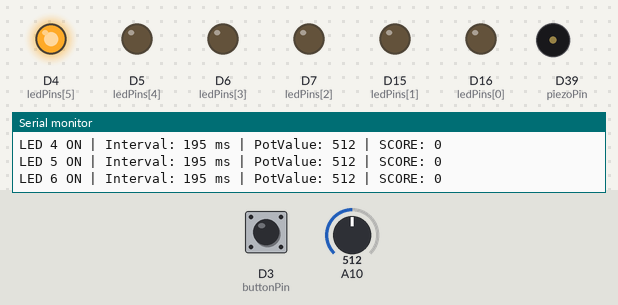
A sketch run on a simulated Arduino Due. On the bench: output pins drawn as LEDs (lit = HIGH), buzzer (waves = sounding), the last lines printed to the serial monitor. Dashed ring = blinking. The inputs (shaded band) are chosen by the test bench; at power-on: D3 (buttonPin) LOW, A10 = 512 (analog values on the 0–1023 scale).

Above: at 1.2 s.
1.3 s: D3 (buttonPin) pulled HIGH for 0.15 s
At 1.9 s:
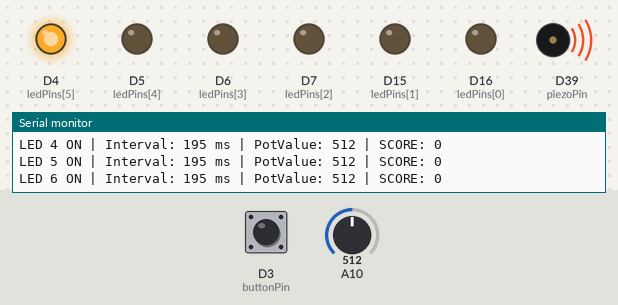
4.3 s: A10 set to 197
At 4.46 s:
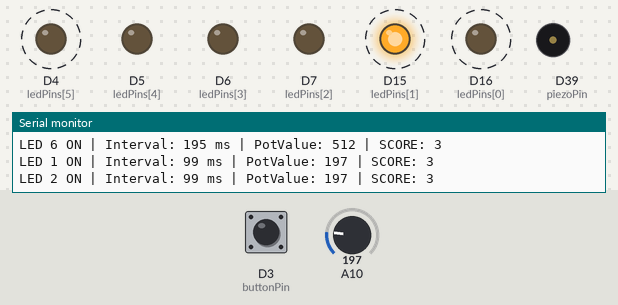
7.3 s: D3 (buttonPin) pulled HIGH for 1 s
10.3 s: A10 set to 511
At 10.57 s:
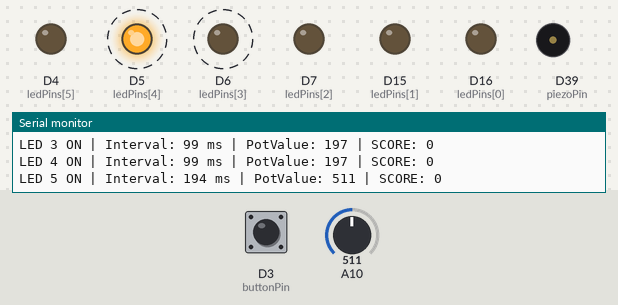
13.3 s: D3 (buttonPin) pulled HIGH for 3.2 s
Timing chart, 0 to 19.0 s (numbered marks = the images above; inputs shaded):
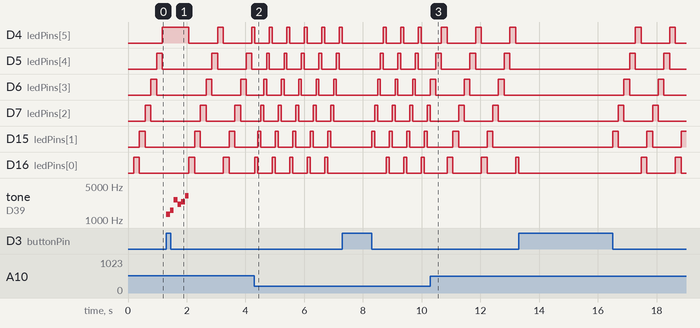

The sketch:

Midterm2025.ino
```cpp
#include "Pitch.h" //grabs pitches from pitch.h

const int numLEDs = 6;  //number of LEDS
const int ledPins[numLEDs] = {16, 15, 7, 6, 5, 4}; //an array containing all the LEDS on the bread board
const int adcPin = 10;  //Potentiometer
const int buttonPin = 3; //Button
const int piezoPin = 39; //Piezo

long score = 0; //score goes up
unsigned long lastTime = 0; //Last time an LED went off

int timerInterval = 500; //Delay between LED's turning on
int currentLED = 0;  //Next LED turning on
int buttonState = 0; //If button is on or off
int potValue = 0; // Stores values from the potentiometer

void setup() {
  pinMode(buttonPin, INPUT_PULLDOWN);

  for (int i = 0; i < numLEDs; i++) {
    pinMode(ledPins[i], OUTPUT); //loops through leds to set them as output
  }

  analogReadResolution(10); //10 bits which sets the pot range to 0 - 1023
  Serial.begin(115200);
}

void loop() {
  unsigned long currentTime = millis(); //milliseconds since booting up the board
  buttonState = digitalRead(buttonPin);
  potValue = analogRead(adcPin);
  timerInterval = map(potValue, 0, 1023, 40, 350); //coverts potvalue into delay time between 40 & 350
  int activeLED = (currentLED == 0) ? numLEDs - 1 : currentLED - 1; //checks what led is on

  if (buttonState == LOW) { //when not pressing the button
    if (currentTime - lastTime >= timerInterval) { //checks timerInterval to turn on next led
      lastTime = currentTime;

      for (int i = 0; i < numLEDs; i++) {
        digitalWrite(ledPins[i], LOW); //turns off all other leds
      }

      digitalWrite(ledPins[currentLED], HIGH); //turns on current led
      Serial.printf("LED %d ON | Interval: %d ms | PotValue: %d | SCORE: %d\n", currentLED + 1, timerInterval, potValue, score);

      currentLED = (currentLED + 1) % numLEDs; //moves to next led and loops it back
    }
  } else if (buttonState == HIGH && digitalRead(ledPins[5]) == HIGH) { //if button is pressed and red led is on

    for (int i = 0; i < 5; i++) {
      digitalWrite(ledPins[i], LOW); //first 5 leds turn off
    }

    tone(piezoPin, NOTE_E6, 125); //makes sound when you hit the red led
    delay(130);
    tone(piezoPin, NOTE_G6, 125);
    delay(130);
    tone(piezoPin, NOTE_E7, 125);
    delay(130);
    tone(piezoPin, NOTE_C7, 125);
    delay(130);
    tone(piezoPin, NOTE_D7, 125);
    delay(130);
    tone(piezoPin, NOTE_G7, 125);
    delay(125);
    noTone(piezoPin);

    if (potValue >= 819) { //checks pot value to add score
      score += 1;
    } else if (potValue >= 615 && potValue <= 818) {
      score += 2;
    } else if (potValue >= 411 && potValue <= 614) {
      score += 3;
    } else if (potValue >= 207 && potValue <= 410) {
      score += 4;
    } else if (potValue >= 0 && potValue <= 206) {
      score += 5;
    }

  }

  else if (buttonState == HIGH && digitalRead(ledPins[activeLED]) == HIGH) { //if another led is on that is not is red when the button is pressed
    for (int i = 0; i < 5; i++) {
      digitalWrite(ledPins[i], LOW); //turn off all other leds except the active led that is on
    }
   if (potValue >= 819) { // subtract points based on the pot value
      score -= 1;
    } else if (potValue >= 615 && potValue <= 818) {
      score -= 2;
    } else if (potValue >= 411 && potValue <= 614) {
      score -= 3;
    } else if (potValue >= 207 && potValue <= 410) {
      score -= 4;
    } else if (potValue >= 0 && potValue <= 206) {
      score -= 5;
    }
    if (score < 0){ // makes sure score never goes to a negative number
      score = 0;
    }
  }
}
```

Pitch.h
```cpp
#define NOTE_B0  31
#define NOTE_C1  33
#define NOTE_CS1 35
#define NOTE_D1  37
#define NOTE_DS1 39
#define NOTE_E1  41
#define NOTE_F1  44
#define NOTE_FS1 46
#define NOTE_G1  49
#define NOTE_GS1 52
#define NOTE_A1  55
#define NOTE_AS1 58
#define NOTE_B1  62
#define NOTE_C2  65
#define NOTE_CS2 69
#define NOTE_D2  73
#define NOTE_DS2 78
#define NOTE_E2  82
#define NOTE_F2  87
#define NOTE_FS2 93
#define NOTE_G2  98
#define NOTE_GS2 104
#define NOTE_A2  110
#define NOTE_AS2 117
#define NOTE_B2  123
#define NOTE_C3  131
#define NOTE_CS3 139
#define NOTE_D3  147
#define NOTE_DS3 156
#define NOTE_E3  165
#define NOTE_F3  175
#define NOTE_FS3 185
#define NOTE_G3  196
#define NOTE_GS3 208
#define NOTE_A3  220
#define NOTE_AS3 233
#define NOTE_B3  247
#define NOTE_C4  262
#define NOTE_CS4 277
#define NOTE_D4  294
#define NOTE_DS4 311
#define NOTE_E4  330
#define NOTE_F4  349
#define NOTE_FS4 370
#define NOTE_G4  392
#define NOTE_GS4 415
#define NOTE_A4  440
#define NOTE_AS4 466
#define NOTE_B4  494
#define NOTE_C5  523
#define NOTE_CS5 554
#define NOTE_D5  587
#define NOTE_DS5 622
#define NOTE_E5  659
#define NOTE_F5  698
#define NOTE_FS5 740
#define NOTE_G5  784
#define NOTE_GS5 831
#define NOTE_A5  880
#define NOTE_AS5 932
#define NOTE_B5  988
#define NOTE_C6  1047
#define NOTE_CS6 1109
#define NOTE_D6  1175
#define NOTE_DS6 1245
#define NOTE_E6  1319
#define NOTE_F6  1397
#define NOTE_FS6 1480
#define NOTE_G6  1568
#define NOTE_GS6 1661
#define NOTE_A6  1760
#define NOTE_AS6 1865
#define NOTE_B6  1976
#define NOTE_C7  2093
#define NOTE_CS7 2217
#define NOTE_D7  2349
#define NOTE_DS7 2489
#define NOTE_E7  2637
#define NOTE_F7  2794
#define NOTE_FS7 2960
#define NOTE_G7  3136
#define NOTE_GS7 3322
#define NOTE_A7  3520
#define NOTE_AS7 3729
#define NOTE_B7  3951
#define NOTE_C8  4186
#define NOTE_CS8 4435
#define NOTE_D8  4699
#define NOTE_DS8 4978
```

Measured:
- after the input at 1.3 s, tone on D39 (piezoPin): plays 1319 Hz for 0.13 s, 1568 Hz for 0.13 s, 2637 Hz for 0.13 s, 2093 Hz for 0.13 s, 2349 Hz for 0.13 s, 3136 Hz for 0.12 s, starting at once
- after the input at 4.3 s, D4 (ledPins[5]): alternates HIGH for 0.10 s and LOW for 0.50 s, starting at once; D5 (ledPins[4]): alternates HIGH for 0.10 s and LOW for 0.50 s, starting after 0.42 s
- after the input at 10.3 s, D4 (ledPins[5]): alternates HIGH for 0.19 s and LOW for 0.97 s, starting after 0.37 s; D5 (ledPins[4]): alternates HIGH for 0.19 s and LOW for 0.97 s, starting after 0.18 s
- by itself, D4 (ledPins[5]), D7 (ledPins[2]): alternates HIGH for 0.20 s and LOW for 0.97 s
- by itself, D5 (ledPins[4]), D6 (ledPins[3]), D15 (ledPins[1]), D16 (ledPins[0]): alternates HIGH for 0.19 s and LOW for 0.98 s
